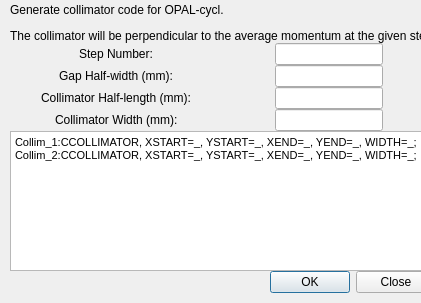
<?xml version="1.0" encoding="UTF-8"?>
<ui version="4.0">
 <class>CollimOPAL</class>
 <widget class="QMainWindow" name="CollimOPAL">
  <property name="geometry">
   <rect>
    <x>0</x>
    <y>0</y>
    <width>421</width>
    <height>303</height>
   </rect>
  </property>
  <property name="sizePolicy">
   <sizepolicy hsizetype="Minimum" vsizetype="Minimum">
    <horstretch>0</horstretch>
    <verstretch>0</verstretch>
   </sizepolicy>
  </property>
  <property name="windowTitle">
   <string>Generating Collimator</string>
  </property>
  <widget class="QWidget" name="centralwidget">
   <property name="sizePolicy">
    <sizepolicy hsizetype="Preferred" vsizetype="Minimum">
     <horstretch>0</horstretch>
     <verstretch>0</verstretch>
    </sizepolicy>
   </property>
   <widget class="QWidget" name="verticalLayoutWidget">
    <property name="geometry">
     <rect>
      <x>10</x>
      <y>3</y>
      <width>401</width>
      <height>300</height>
     </rect>
    </property>
    <layout class="QVBoxLayout" name="verticalLayout_3">
     <property name="spacing">
      <number>0</number>
     </property>
     <property name="sizeConstraint">
      <enum>QLayout::SetMinimumSize</enum>
     </property>
     <item>
      <widget class="QLabel" name="label">
       <property name="sizePolicy">
        <sizepolicy hsizetype="Minimum" vsizetype="Minimum">
         <horstretch>0</horstretch>
         <verstretch>0</verstretch>
        </sizepolicy>
       </property>
       <property name="maximumSize">
        <size>
         <width>16777215</width>
         <height>200</height>
        </size>
       </property>
       <property name="text">
        <string>&lt;html&gt;&lt;head/&gt;&lt;body&gt;&lt;p&gt;Generate collimator code for OPAL-cycl.&lt;/p&gt;&lt;p&gt;The collimator will be perpendicular to the average momentum at the given step.&lt;/p&gt;&lt;/body&gt;&lt;/html&gt;</string>
       </property>
      </widget>
     </item>
     <item>
      <layout class="QGridLayout" name="gridLayout">
       <item row="2" column="0" alignment="Qt::AlignHCenter">
        <widget class="QLabel" name="label_6">
         <property name="text">
          <string>Gap Half-width (mm):</string>
         </property>
        </widget>
       </item>
       <item row="2" column="1" alignment="Qt::AlignHCenter">
        <widget class="QLineEdit" name="gap"/>
       </item>
       <item row="4" column="1" alignment="Qt::AlignHCenter">
        <widget class="QLineEdit" name="w"/>
       </item>
       <item row="4" column="0" alignment="Qt::AlignHCenter">
        <widget class="QLabel" name="label_7">
         <property name="text">
          <string>Collimator Width (mm):</string>
         </property>
        </widget>
       </item>
       <item row="0" column="1" alignment="Qt::AlignHCenter">
        <widget class="QLineEdit" name="step"/>
       </item>
       <item row="0" column="0" alignment="Qt::AlignHCenter">
        <widget class="QLabel" name="label_2">
         <property name="text">
          <string>Step Number:</string>
         </property>
        </widget>
       </item>
       <item row="3" column="0" alignment="Qt::AlignHCenter">
        <widget class="QLabel" name="label_8">
         <property name="text">
          <string>Collimator Half-length (mm):</string>
         </property>
        </widget>
       </item>
       <item row="3" column="1" alignment="Qt::AlignHCenter">
        <widget class="QLineEdit" name="hl"/>
       </item>
      </layout>
     </item>
     <item alignment="Qt::AlignVCenter">
      <widget class="QTextBrowser" name="textBrowser">
       <property name="html">
        <string>&lt;!DOCTYPE HTML PUBLIC &quot;-//W3C//DTD HTML 4.0//EN&quot; &quot;http://www.w3.org/TR/REC-html40/strict.dtd&quot;&gt;
&lt;html&gt;&lt;head&gt;&lt;meta name=&quot;qrichtext&quot; content=&quot;1&quot; /&gt;&lt;style type=&quot;text/css&quot;&gt;
p, li { white-space: pre-wrap; }
&lt;/style&gt;&lt;/head&gt;&lt;body style=&quot; font-family:'MS Shell Dlg 2'; font-size:8pt; font-weight:400; font-style:normal;&quot;&gt;
&lt;p style=&quot; margin-top:0px; margin-bottom:0px; margin-left:0px; margin-right:0px; -qt-block-indent:0; text-indent:0px;&quot;&gt;Collim_1:CCOLLIMATOR, XSTART=_, YSTART=_, XEND=_, YEND=_, WIDTH=_;&lt;/p&gt;
&lt;p style=&quot; margin-top:0px; margin-bottom:0px; margin-left:0px; margin-right:0px; -qt-block-indent:0; text-indent:0px;&quot;&gt;Collim_2:CCOLLIMATOR, XSTART=_, YSTART=_, XEND=_, YEND=_, WIDTH=_;&lt;/p&gt;&lt;/body&gt;&lt;/html&gt;</string>
       </property>
      </widget>
     </item>
     <item alignment="Qt::AlignRight">
      <widget class="QDialogButtonBox" name="buttonBox">
       <property name="layoutDirection">
        <enum>Qt::LeftToRight</enum>
       </property>
       <property name="orientation">
        <enum>Qt::Horizontal</enum>
       </property>
       <property name="standardButtons">
        <set>QDialogButtonBox::Close|QDialogButtonBox::Ok</set>
       </property>
       <property name="centerButtons">
        <bool>false</bool>
       </property>
      </widget>
     </item>
     <item>
      <spacer name="verticalSpacer">
       <property name="orientation">
        <enum>Qt::Vertical</enum>
       </property>
       <property name="sizeType">
        <enum>QSizePolicy::Fixed</enum>
       </property>
       <property name="sizeHint" stdset="0">
        <size>
         <width>20</width>
         <height>10</height>
        </size>
       </property>
      </spacer>
     </item>
    </layout>
   </widget>
  </widget>
 </widget>
 <resources/>
 <connections/>
</ui>
